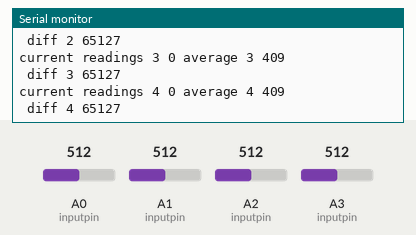
The sketch below on a simulated Arduino Uno, built with avr-gcc and run on an emulated ATmega328P. Parts: the last lines printed to the serial monitor. Inputs (shaded band) come from the test bench; at power-on: A0 (inputpin) = 512, A1 (inputpin) = 512, A2 (inputpin) = 512, A3 (inputpin) = 512.

Above: at 1.2 s.
1.3 s: A0 (inputpin) set to 716
At 1.8 s:
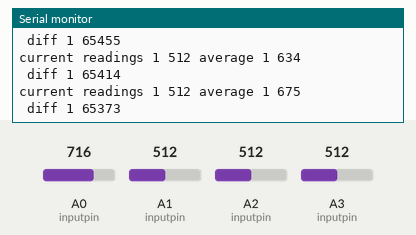
2.8 s: A1 (inputpin) set to 716
At 4.0 s:
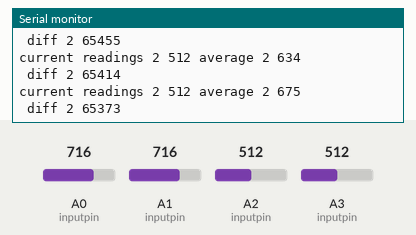
4.3 s: A2 (inputpin) set to 716
At 5.5 s:
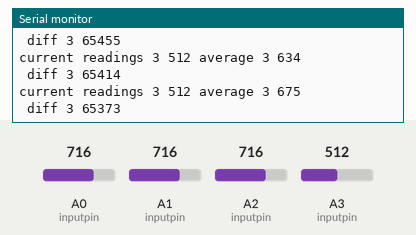
5.8 s: A3 (inputpin) set to 716
At 6.4 s:
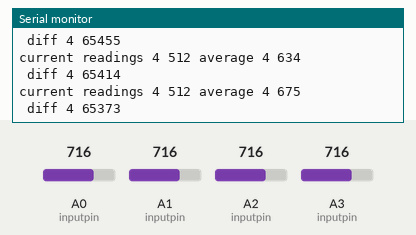
7.3 s: A0 (inputpin) set to 992
At 7.9 s:
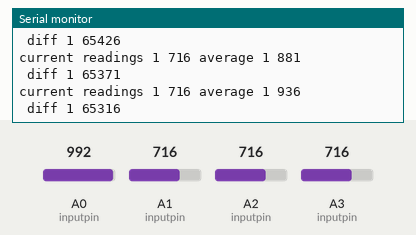
8.8 s: A1 (inputpin) set to 992
At 9.3 s:
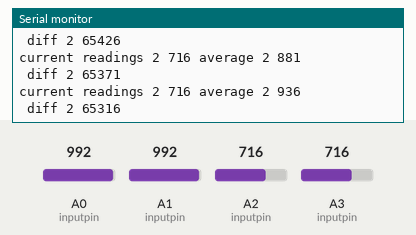
Timing chart, 0 to 11.3 s (numbered marks = the images above; inputs shaded):
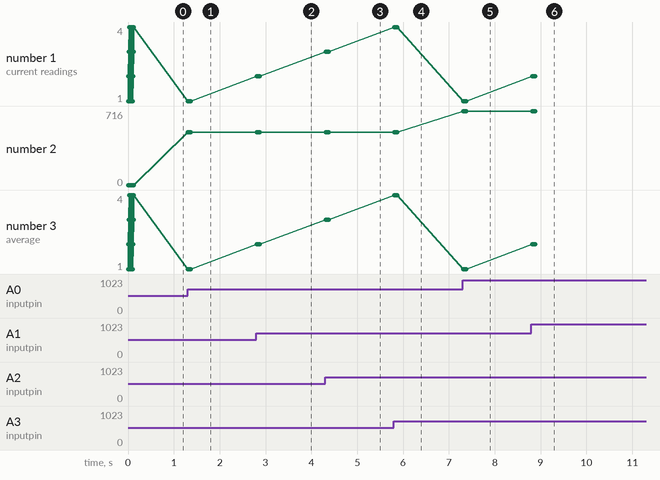

Measured:
- after the input at 1.3 s, the serial monitor: prints a new line at once (image 1)
- after the input at 2.8 s, the serial monitor: prints a new line at once (image 2)
- after the input at 4.3 s, the serial monitor: prints a new line at once (image 3)
- after the input at 5.8 s, the serial monitor: prints a new line at once (image 4)
- after the input at 7.3 s, the serial monitor: prints a new line at once (image 5)
- after the input at 8.8 s, the serial monitor: prints a new line at once (image 6)
- plotted number 1: 2 → 3 after the input at 4.3 s, 3 → 4 after the input at 5.8 s, 4 → 1 after the input at 7.3 s, 1 → 2 after the input at 8.8 s
- plotted number 2: 0 → 512 after the input at 1.3 s, 512 → 716 after the input at 7.3 s

The sketch:

MasterFaderCode_Rev1_4__Working_.ino
```cpp
// analog input inits
int inputpin = 0;
const int numReadings = 5;

// pot 1 inits (fader 1)
int readings1[numReadings];      // readings from the analog input
int index1 = 0;                  // index of the current reading
int total1 = 0;                  // running total
int average1 = 0;                // average
unsigned int diff1 = 0;          // differential
int hires1 = 0;

// pot 2 inits (fader 2)
int readings2[numReadings];      // readings from the analog input
int index2 = 0;                  // index of the current reading
int total2 = 0;                  // running total
int average2 = 0;                // average
unsigned int diff2 = 0;          // differential
int hires2 = 0;

// pot 3 inits (rotary 1)
int readings3[numReadings];      // readings from the analog input
int index3 = 0;                  // index of the current reading
int total3 = 0;                  // running total
int average3 = 0;                // average
unsigned int diff3 = 0;          // differential
int lowres3 = 0;

// pot 4 inits (rotary 2)
int readings4[numReadings];      // readings from the analog input
int index4 = 0;                  // index of the current reading
int total4 = 0;                  // running total
int average4 = 0;                // average
unsigned int diff4 = 0;          // differential
int lowres4 = 0;


void setup()
{

  Serial.begin(57600);

  // initialize all readingsin array to 0 for pot1
  for (int thisReading1 = 0; thisReading1 < numReadings; thisReading1++)
    {
    readings1[thisReading1] = 0;
    }
  // initialize all readingsin array to 0 for pot2
  for (int thisReading2 = 0; thisReading2 < numReadings; thisReading2++)
    {
    readings1[thisReading2] = 0;
    }
  // initialize all readingsin array to 0 for pot3
  for (int thisReading3 = 0; thisReading3 < numReadings; thisReading3++)
    {
    readings1[thisReading3] = 0;
    }
  // initialize all readingsin array to 0 for pot4
  for (int thisReading4 = 0; thisReading4 < numReadings; thisReading4++)
    {
    readings1[thisReading4] = 0;
    }

}


void loop()
  {

  // pot 1 execution code block (fader 1) ////////////////////////
  inputpin = 0;
  total1 = total1 - readings1[index1];
  readings1[index1] = analogRead(inputpin);
  total1 = total1 + readings1[index1];
  index1 = index1 + 1;
  if (index1 >= numReadings) //reset index to beginning of array
      {
      index1 = 0;
      }
  average1 = total1 / numReadings;
  diff1 =  readings1[index1] - average1;
  if ( diff1 > 1 )
      {
      Serial.print("current readings 1 ");
      Serial.print(readings1[index1]);
      Serial.print(" average 1 ");
      Serial.println(average1);
      Serial.print(" diff 1 ");
      Serial.println(diff1);
      }
  /////////////////////////////////////////////////////////////////

    delay(5);

  // pot 2 execution code block (fader 2) /////////////////////////
  inputpin = 1;
  total2 = total2 - readings2[index2];
  readings2[index2] = analogRead(inputpin);
  total2 = total2 + readings2[index2];
  index2 = index2 + 1;
  if (index2 >= numReadings) //reset index to beginning of array
      {
      index2 = 0;
      }
  average2 = total2 / numReadings;
  diff2 =  readings2[index2] - average2;
  if ( diff2 > 1 )
      {
      Serial.print("current readings 2 ");
      Serial.print(readings2[index2]);
      Serial.print(" average 2 ");
      Serial.println(average2);
      Serial.print(" diff 2 ");
      Serial.println(diff2);
      }
  /////////////////////////////////////////////////////////////////

    delay(5);

  // pot 3 execution code block (rotary fader 3) //////////////////
  inputpin = 2;
  total3 = total3 - readings3[index3];
  readings3[index3] = analogRead(inputpin);
  total3 = total3 + readings3[index3];
  index3 = index3 + 1;
  if (index3 >= numReadings) //reset index to beginning of array
      {
      index3 = 0;
      }
  average3 = total3 / numReadings;
  diff3 = readings3[index3] - average3;
  if ( diff3 > 1 )
      {
      Serial.print("current readings 3 ");
      Serial.print(readings3[index3]);
      Serial.print(" average 3 ");
      Serial.println(average3);
      Serial.print(" diff 3 ");
      Serial.println(diff3);
      }
  /////////////////////////////////////////////////////////////////

  delay(5);

  // pot 4 execution code block (rotary fader 4) //////////////////
  inputpin = 3;
  total4 = total4 - readings4[index4];
  readings4[index4] = analogRead(inputpin);
  total4 = total4 + readings4[index4];
  index4 = index4 + 1;
  if (index4 >= numReadings) //reset index to beginning of array
      {
      index4 = 0;
      }
  average4 = total4 / numReadings;
  diff4 = readings4[index4] - average4;
  if ( diff4 > 1 )
      {
      Serial.print("current readings 4 ");
      Serial.print(readings4[index4]);
      Serial.print(" average 4 ");
      Serial.println(average4);
      Serial.print(" diff 4 ");
      Serial.println(diff4);
      }
  /////////////////////////////////////////////////////////////////


  delay(5);


}
```
